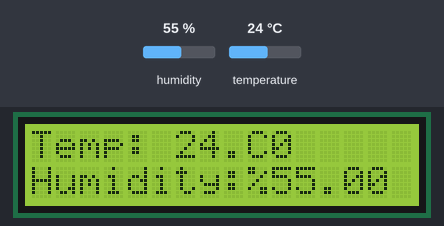
The sketch below on a simulated Arduino Uno, built with avr-gcc and run on an emulated ATmega328P. On the bench: 16×2 character LCD. The inputs (shaded band) are chosen by the test bench; at power-on: humidity 55 %, temperature 24 °C.

Above: at 3.2 s.
3.3 s: humidity set to 22 %
At 4.9 s:
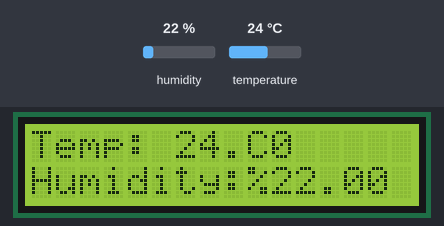
6.0 s: temperature set to 12 °C
At 6.7 s:
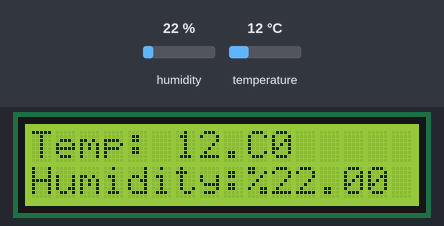
8.7 s: humidity set to 40 %
At 11.3 s:
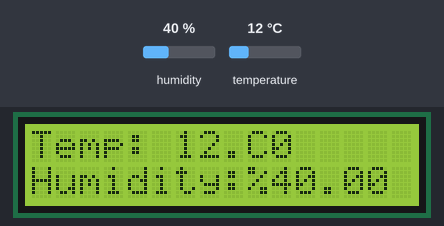
11.7 s: temperature set to 19 °C
At 13.1 s:
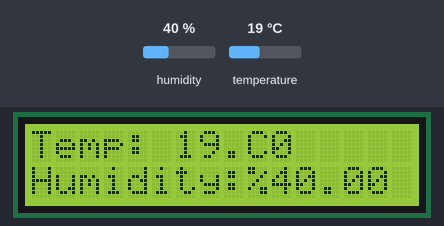
Timing chart, 0 to 14.7 s (numbered marks = the images above; inputs shaded):
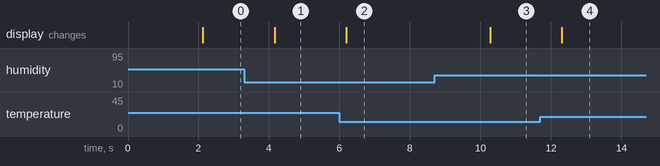

Measured:
- after the input at 3.3 s, the display: changes after 0.86 s (image 1)
- after the input at 6.0 s, the display: changes after 0.20 s (image 2)
- after the input at 8.7 s, the display: changes after 1.6 s (image 3)
- after the input at 11.7 s, the display: changes after 0.61 s (image 4)

The sketch:

weather.ino
```cpp
#include <Wire.h>
#include <LiquidCrystal_I2C.h>
#include <DHT.h>

#define DHTPIN 7         // Pin where the DHT11 is connected
#define DHTTYPE DHT11    // Define the type of sensor as DHT11

DHT dht(DHTPIN, DHTTYPE);
LiquidCrystal_I2C lcd(0x27, 16, 2);

void setup() {
  lcd.init();
  lcd.backlight();
  lcd.setCursor(0,0);
  lcd.print("Temp: ");
  lcd.setCursor(0,1);
  lcd.print("Humidity: ");

  dht.begin(); // Initialize the DHT11 sensor
  delay(2000); // Wait for 2 seconds to ensure sensor starts properly
}

void loop() {
  float humidity = dht.readHumidity();
  float temperature = dht.readTemperature();

  // Check if any reads failed and exit early (to try again).
  if (isnan(humidity) || isnan(temperature)) {
    lcd.setCursor(6,0);
    lcd.print("Error");
    lcd.setCursor(10,1);
    lcd.print("Error");
    return;
  }

  lcd.setCursor(6,0);
  lcd.print(temperature);
  lcd.setCursor(9,0);
  lcd.print("C");
  lcd.setCursor(9,1);
  lcd.print("%");
  lcd.setCursor(10,1);
  lcd.print(humidity);

  delay(2000); // Wait for 2 seconds before next reading
}
```
